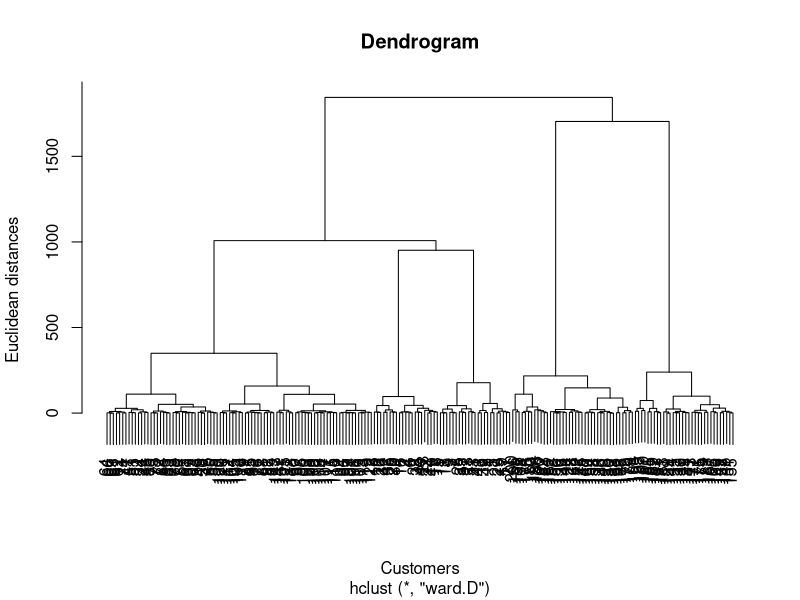
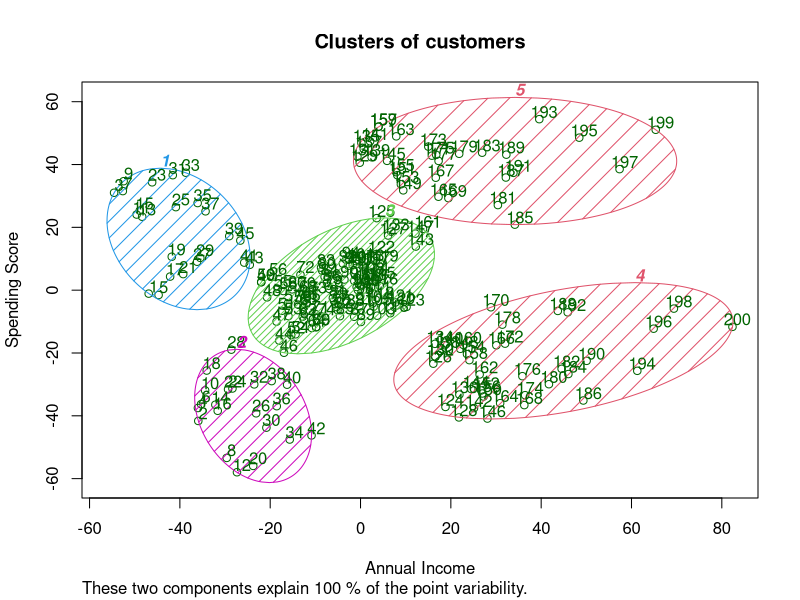

Recreate these plots in R, in order.
# Hierarchical Clustering

# Importing the dataset
dataset = read.csv('leads.csv')
dataset = dataset[4:5]

# Splitting the dataset into the Training set and Test set
# install.packages('caTools')
# library(caTools)
# set.seed(123)
# split = sample.split(dataset$DependentVariable, SplitRatio = 0.8)
# training_set = subset(dataset, split == TRUE)
# test_set = subset(dataset, split == FALSE)

# Feature Scaling
# training_set = scale(training_set)
# test_set = scale(test_set)

# Using the dendrogram to find the optimal number of clusters
dendrogram = hclust(d = dist(dataset, method = 'euclidean'), method = 'ward.D')
plot(dendrogram,
     main = paste('Dendrogram'),
     xlab = 'Customers',
     ylab = 'Euclidean distances')

# Fitting Hierarchical Clustering to the dataset
hc = hclust(d = dist(dataset, method = 'euclidean'), method = 'ward.D')
y_hc = cutree(hc, 5)

# Visualising the clusters
library(cluster)
clusplot(dataset,
         y_hc,
         lines = 0,
         shade = TRUE,
         color = TRUE,
         labels= 2,
         plotchar = FALSE,
         span = TRUE,
         main = paste('Clusters of customers'),
         xlab = 'Annual Income',
         ylab = 'Spending Score')